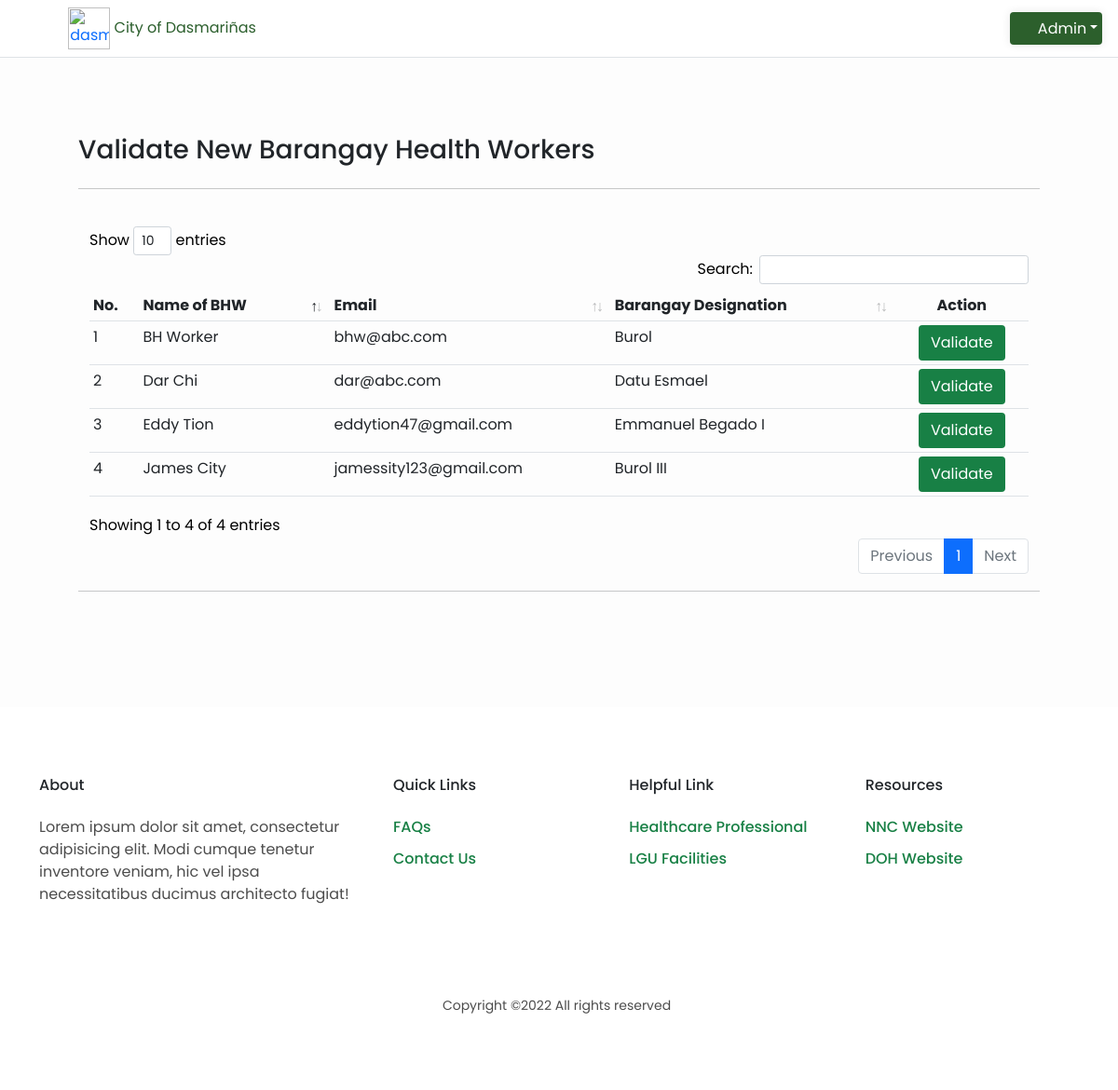
Screenshot of /validation with the database file from the repository.
### profilingApp/models.py (models this page shows, shortened)
class BarangayHealthWorker(Model):
    BARANGAYS = [('Select Barangay', 'Select Barangay'),
                 ('Burol', 'Burol'),
                 ('Burol I', 'Burol I'),
                 ('Burol II', 'Burol II'),
                 ('Burol III', 'Burol III'),
                 ('Datu Esmael', 'Datu Esmael'),
                 ('Emmanuel Begado I', 'Emmanuel Begado I'),
                 ('Emmanuel Begado II', 'Emmanuel Begado II'),]
    user = models.OneToOneField(CustomUser, on_delete=CASCADE, primary_key=True)
    is_validated = models.BooleanField(default=False)
    bhw_barangay = models.CharField(max_length=100, choices=BARANGAYS, default='Select Barangay')

class CustomUser(AbstractUser):
    USER_TYPE = [('Choose User Type', 'Choose User Type'),
                 ('Admin', 'Administrator'),
                 ('BHW', 'Barangay Health Worker'),
                 ('P/G', 'Parent/Guardian')]
    username = None
    email = models.EmailField(_('email address'), unique=True)
    user_type = models.CharField(max_length=100, choices=USER_TYPE, default='Choose User Type')
    USERNAME_FIELD = 'email'
    REQUIRED_FIELDS = []
    objects = CustomUserManager()

### profilingApp/views.py (the view)
# urls.py: path('validation', views.bhw_validation, name='bhw_validation'),
def bhw_validation(request):
    bhw = BarangayHealthWorker.objects.all()
    context = {'bhws' : bhw}
    return render(request, 'activities/Admin Validate BHW.html', context)

### profilingApp/templates/activities/Admin Validate BHW.html (shortened to what this page needs)
{% extends 'activities/Admin Home.html' %}
{% load static %}
{% block dashboard %}
<div id="grid" class="container-fluid" style="padding:7%; margin: top 65px;">
    <div class="container-grid">
        <div class="">
            <div class="row">
                <div class="col">
                    <h3 style="text-align:left;">Validate New Barangay Health Workers</h3>
                </div>
            </div>
        <hr>
        <br>
        </div>
    </div>
<div class="container text-black">
    <div class="row">
        <div class="col">
            <div class="table-responsive">
                <table class="table table-sm" id="table_validation">
                    <thead>
                        <tr>
                            <th scope="col">No.</th>
                            <th scope="col">Name of BHW </th>
                            <th scope="col">Email</th>
                            <th scope="col">Barangay Designation</th>
                            <th scope="col" class="nosort text-center">Action</th>
                        </tr>
                    </thead>
                    <tbody>
                        {% for bhw in bhws %}
                        <tr>
                            <td></td>
                            <td>{{ bhw.user.first_name }} {{ bhw.user.last_name }} </td>
                            <td>{{ bhw.user.email }}</td>
                            <td>{{ bhw.bhw_barangay }}</td>
                            <td style="text-align: center;">
                                <div>
                                    <a href="{% url 'unvalidated_profile' bhw.user.id %}"><button type="button" style="background-color: #188045; color: white;" class="btn">Validate</button></a>
                                </div>
                            </td>
                        </tr>
                        {% endfor %}
                    </tbody>
                </table>
            </div>
        </div>
    </div>
</div>
    <hr>
    <br>
</div>
{% endblock %}

### profilingApp/templates/activities/Admin Home.html (shortened to what this page needs)
{% load static %}
<html lang="en">
<head>
    <link rel="stylesheet" href="{% static '/CSS/DataTables/datatables.min.css' %}">
    <link rel="stylesheet" href="{% static '/CSS/styles.css' %}">
    <link rel="stylesheet" href="{% static '/CSS/font-awesome/css/all.min.css' %}">
    <link rel="stylesheet" href="{% static '/CSS/css/bootstrap.min.css' %}">
</head>
<body>
<div class="site-header" id="header">
  <nav class="navbar fixed-top navbar-expand-lg navbar-dark index__navbar scrolled border-bottom" id="header">
    <div class="container-fluid">
      <div>
        <span style="font-size:20px;cursor:pointer; color:#2c5f2dff; margin-left:10px;" id="navButton" onclick="openOffcanvas()"><i class="fa fa-fw fa-bars"></i></span>
        <a href="#" class="name" style="text-decoration: none;">
            <img class="navbar-icon" style="margin-left:15px;" src="{% static '/Media/avatar.png' %}" alt="dasma-logo">
            <span id="hidetitle" class="brand__name" style="color:#2c5f2dff;">City of Dasmariñas</span>
        </a>
      </div>
      <div class="dropdown">
        <button class="btn dropdown-toggle" type="button" id= "Headerddb" data-bs-toggle="dropdown" style="margin-right:15px"> <i class="fa fa-fw fa-user"></i>Admin</button>
      </div>
  </div>
  </nav>
</div>
{% block dashboard%}{% endblock %}
<div class="site-footer" id="footer">
  <div class="container">
      <div class="row">
          <div class="col-lg-4">
              <h2 class="footer-heading mb-4">About</h2>
              <p>Lorem ipsum dolor sit amet, consectetur adipisicing elit.
                  Modi cumque tenetur inventore veniam, hic vel ipsa necessitatibus
                  ducimus architecto fugiat!
              </p>
          </div>
          <div class="col-lg-8">
              <div class="row">
                  <div class="col-lg-4">
                      <h2 class="footer-heading mb-4">Quick Links</h2>
                      <ul class="list-unstyled">
                      <li><a href="#">FAQs</a></li>
                      <li><a href="#">Contact Us</a></li>
                      </ul>
                  </div>
                  <div class="col-lg-4">
                      <h2 class="footer-heading mb-4">Helpful Link</h2>
                      <ul class="list-unstyled">
                      <li><a href="#">Healthcare Professional</a></li>
                      <li><a href="#">LGU Facilities</a></li>
                      </ul>
                  </div>
                  <div class="col-lg-4">
                      <h2 class="footer-heading mb-4">Resources</h2>
                      <ul class="list-unstyled">
                      <li><a href="#">NNC Website</a></li>
                      <li><a href="#">DOH Website</a></li>
                      </ul>
                  </div>
              </div>
          </div>
      </div>
      <div class="row text-center">
          <div class="col-md-12">
              <div class="border-top pt-5">
                  <p class="copyright"><small>
                  Copyright ©<script>document.write(new Date().getFullYear());</script> All rights reserved
                  </small>
                  </p>
              </div>
          </div>
      </div>
  </div>
</div>
</body>
</html>

### profilingApp/static/CSS/styles.css (style rules this page uses)
.fixed-top { position: fixed; top: 0; right: 0; left: 0; z-index: 1030; }
.fixed-top.scrolled { background-color: #fff !important; transition: background-color 200ms linear; }
.navbar { transition: 0.5s ease-in-out; }
.navbar-icon { width: 45px; max-width: 50px; }
img { vertical-align: middle; border-style: none; }
* { margin: 0; padding: 0; box-sizing: border-box; font-family: 'Poppins', sans-serif; }
li { list-style: none; display: list-item; text-align: -webkit-match-parent; }
.list-unstyled { padding-left: 0; list-style: none; }
a { text-decoration: none; }
#navbutton { margin:2px; color:#2c5f2dff;text-decoration:none; }
#Headerddb { padding:5%; background-color: rgb(44, 95, 44); color: white; border: none; font-size: medium; box-shadow: 0 0 10px rgba(0, 0, 0, 0.1); -webkit-transition-duration: 0.3s; transition-duration: 0.3s; overflow: hidden; }
#Headerddb, i { margin-right: 5px; }
#grid,#footer,#mysidenav,#header { transition: 0.5s ease-in-out; }
#grid { background-color: rgba(253, 253, 253, 0.952); position: relative; padding: 60px; width: 100%; margin-top: 60px; }
html { width: 100%; height: 100%; }
body { color: rgba(0, 0, 0, 0.6); font-family: 'Poppins', sans-serif; font-size: 14px; line-height: 1.6em; -webkit-font-smoothing: antialiased; -moz-osx-font-smoothing: grayscale; }
::placeholder { color:rgba(255, 255, 255, 0.253); }
#footer { position: relative; width: auto; background-color: #FFFFFF; margin: 10px auto; }
.row { display: -webkit-box; display: -ms-flexbox; display: flex; -ms-flex-wrap: wrap; flex-wrap: wrap; margin-right: 15px; margin-left: 15px; }
h2 { display: block; font-size: 1.5em; margin-block-start: 0.83em; margin-block-end: 0.83em; margin-inline-start: 0px; margin-inline-end: 0px; font-weight: bold; }
@media (min-width: 768px) { .site-footer { padding: 8em 0; } }
.site-footer { display: flex; padding: 4em 0; }
.mb-4 { font-size: 16px; margin-bottom: 1.5rem !important; }
.site-footer a { color: #188045; text-decoration: none; background-color: transparent; font-weight: 500; }
.site-footer ul li { margin-bottom: 10px; }
.site-footer p { color: rgba(0, 0, 0, 0.7); margin-top: 0; margin-bottom: 1rem; }
p { display: block; margin-block-start: 1em; margin-block-end: 1em; margin-inline-start: 0px; margin-inline-end: 0px; }
@media (min-width: 992px) { .col-lg-4 { -webkit-box-flex: 0; -ms-flex: 0 0 33.33333%; flex: 0 0 33.33333%; max-width: 33.33333%; } }
@media (min-width: 992px) { .col-lg-8 { -webkit-box-flex: 0; -ms-flex: 0 0 66.66667%; flex: 0 0 66.66667%; max-width: 66.66667%; } }
.site-footer .border-top { border-top: 1px solid rgba(255, 255, 255, 0.1) !important; }
.pt-5 { padding-top: 3rem !important; }
.col-6, .col-7, .col-12, .col, .col-sm-3, .col-sm-6, .col-md-3, .col-md-4, .col-md-5, .col-md-6, .col-md-8, .col-md-9, .col-md-10, .col-md-12, .col-lg-3, .col-lg-4, .col-lg-5, .col-lg-6, .col-lg-7, .col-lg-8, .col-lg-10, .col-lg-12, .col-xl-2 { position: relative; width: 100%; padding-right: 15px; padding-left: 15px; }
small, .small { font-size: 80%; font-weight: 400; }
.text-center { text-align: center !important; }
html { font-family: sans-serif; line-height: 1.15; -webkit-text-size-adjust: 100%; -webkit-tap-highlight-color: rgba(0, 0, 0, 0); }

### rows the page displays
BarangayHealthWorker: user.first_name "Eddy", user.last_name "Tion", user.email "eddytion47@gmail.com", bhw_barangay "Emmanuel Begado I"
BarangayHealthWorker: user.first_name "James", user.last_name "City", user.email "jamessity123@gmail.com", bhw_barangay "Burol III"
BarangayHealthWorker: user.first_name "BH", user.last_name "Worker", user.email "bhw@abc.com", bhw_barangay "Burol"
BarangayHealthWorker: user.first_name "Dar", user.last_name "Chi", user.email "dar@abc.com", bhw_barangay "Datu Esmael"
